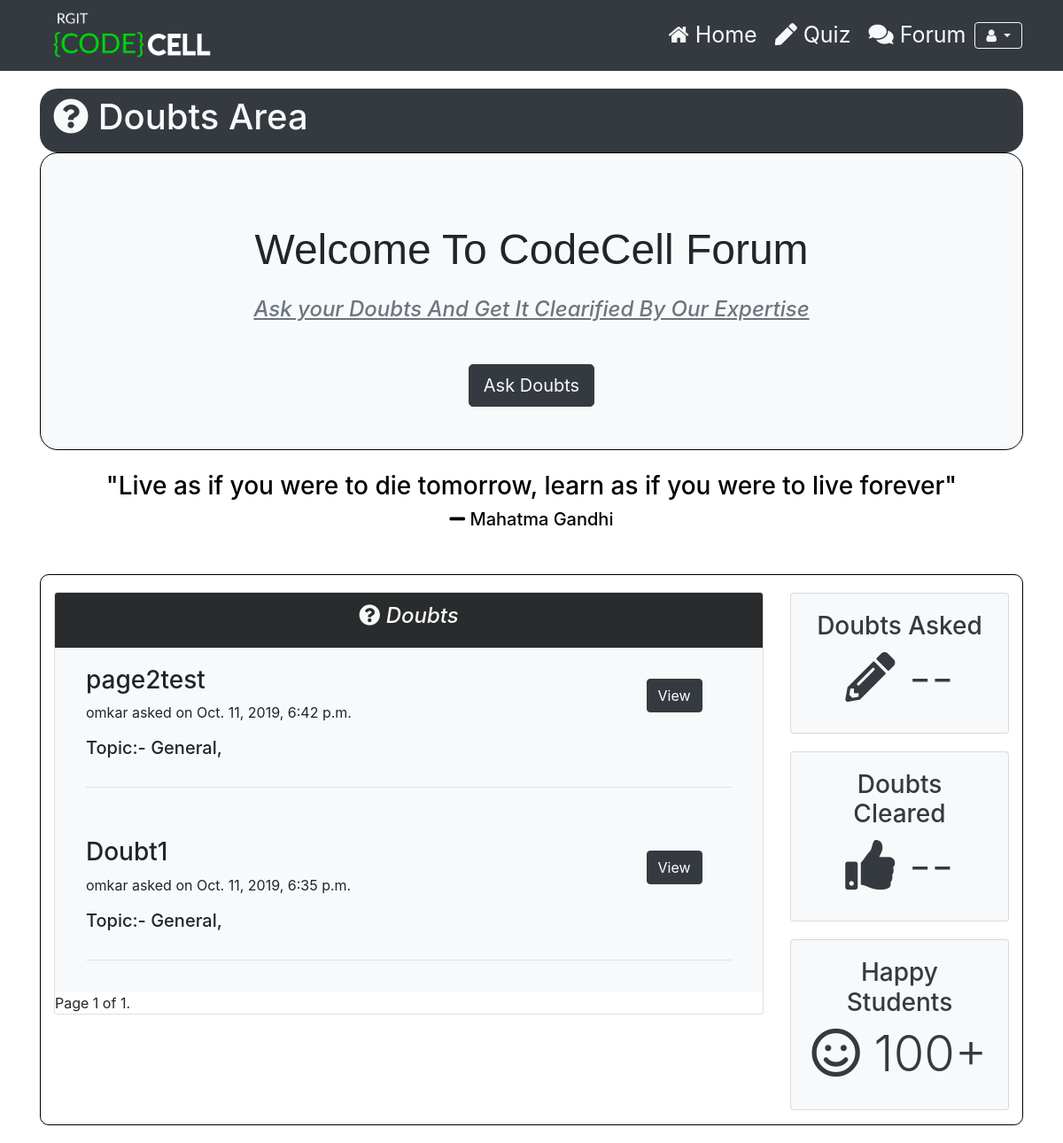
Before: /forum/ with the older database file.
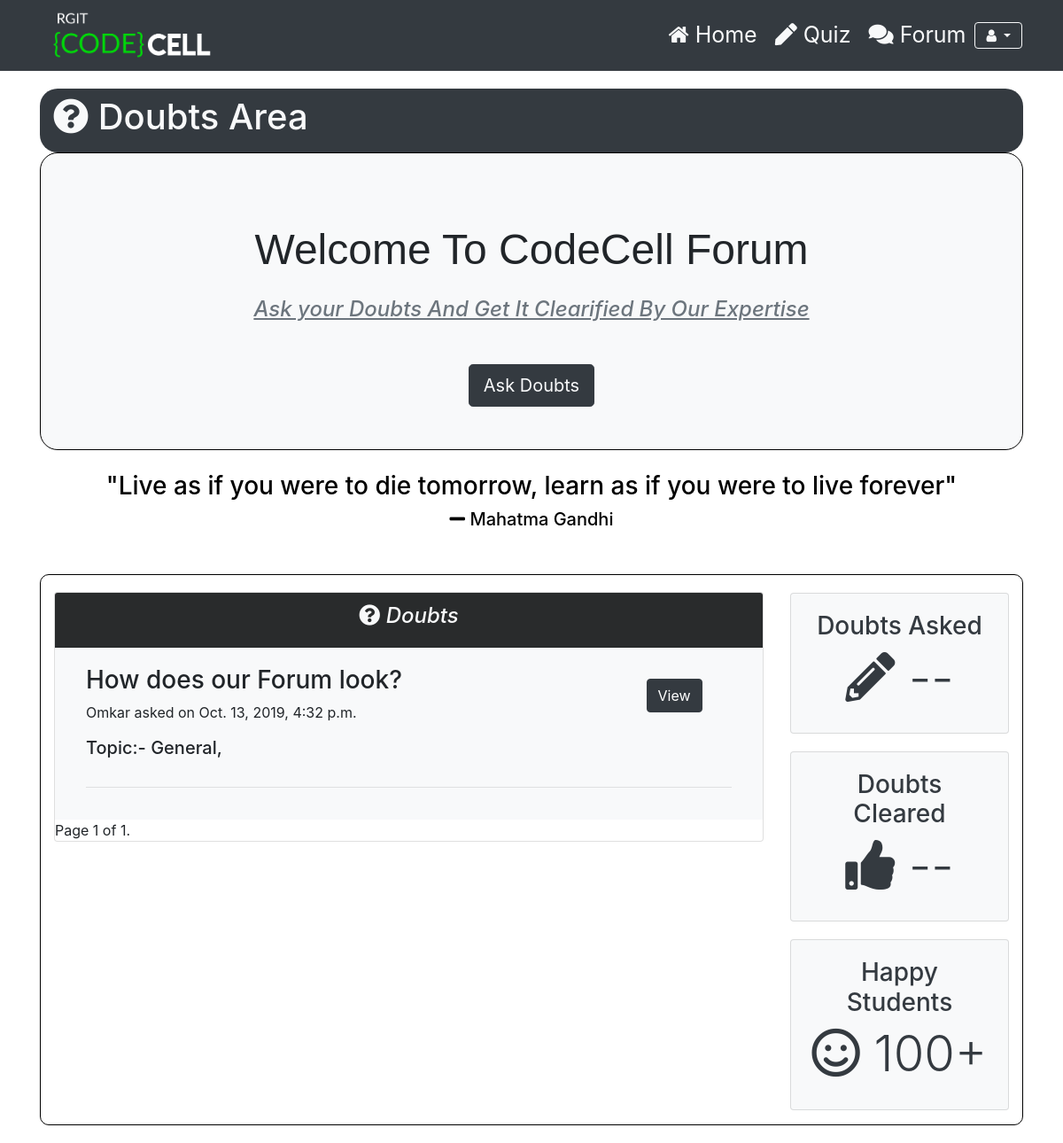
After: the same page with the newer database file.
### Forum/models.py (models this page shows, shortened)
class Forum_question(models.Model):
    question = models.CharField(max_length = 200, verbose_name = "Question Text", unique = True, blank = False, null = False)
    description = models.CharField(max_length = 500, verbose_name = "Question Description", unique = False, blank = True)
    topic = models.ManyToManyField(Topic, verbose_name = "Topic")
    user = models.ForeignKey(User, on_delete = models.CASCADE, verbose_name = "Question Author")
    asked_on = models.DateTimeField(auto_now_add = True, verbose_name = "Asked on ")
    views = models.IntegerField(verbose_name = "Views", default = 0, blank = False, null = False)
    upvotes = models.IntegerField(verbose_name = "Upvotes", default = 0, blank = False, null = False)
    class meta:
        verbose_name = "Question"
        verbose_name_plural = "Questions"

class Topic(models.Model):
    title = models.CharField(max_length = 100, verbose_name = "Title", unique = True, blank = False, null = False)
    description = models.CharField(max_length = 500, verbose_name = "Description", blank = True)
    def __str__(self):
        return self.title

### Forum/views.py (the view)
# urls.py: path('', views.forum_home, name = "forum_home"),
def forum_home(request, *args, **kwargs):
    No_of_questions_in_single_page = 25
    questions = Forum_question.objects.all().order_by('-asked_on')
    paginator = Paginator(questions, No_of_questions_in_single_page )
    page = request.GET.get('page')
    question_list = paginator.get_page(page)
    return render(request,'Forum/Forum_home.html',{'question_list':question_list})

### Forum/templates/Forum/Forum_home.html (shortened to what this page needs)
{% extends 'Accounts/base.html' %}
{% load static %}
{% block content %}
  <header id="header">
    <div class="container-fluid fixed-top bg-dark" >
      <nav class="navbar navbar-expand-lg ">
        <div class="container-fluid">
          <a class="logo" href="{% url 'home' %}"><img src="{% static 'Accounts/assets/logo.png' %}" width="200px;" alt=""></a>
          <div class="collapse navbar-collapse" id="navbarContent" >
            <ul class="navbar-nav ml-auto ">
              <li class="nav-item">
                <a class="nav-link active text-light " href="{% url 'home' %}" style="font-size: 25px;padding-left: 10px;padding-right: 10px;"><span class="fa fa-home"></span> Home</a>
              </li>
              <li class="nav-item">
                <a class="nav-link text-light" href="{% url 'quiz_category_list_all' %}" data-scroll-nav="5" style="font-size: 25px;padding-left: 10px;padding-right: 10px;"><span class="fas fa-pen"></span> Quiz</a>
              </li>
              <li class="nav-item">
                <a class="nav-link text-light" href="{% url 'forum_home' %}" style="font-size: 25px;padding-left: 10px;padding-right: 10px"><span class="fas fa-comments"></span> Forum</a>
              </li>
                          <li><div class="dropdown">
                <button type="button" class="btn btn-outline-light dropdown-toggle fa fa-user" data-toggle="dropdown">
                </button>
              </div></li>
            </ul>
          </div>
        </div>
      </nav>
    </div>
  </header>
<div class="container" >
  <div class="main">
      <header id="main-header" class="py-2 bg-dark text-light " style="border-radius: 20px;margin-top: 100px">
        <div class="container">
          <div class="row">
            <div class="col-md-6">
              <h1>
                <i class="fas fa-question-circle"></i> Doubts Area</h1>
            </div>
          </div>
        </div>
      </header>
           <div style="border:1px solid black; width:100%; height:auto;border-radius: 20px ;" class="back bg-light" >
               <h1  class="font" style="text-align:center; padding-top:10vh;font-size: 3em">Welcome To CodeCell Forum</h1>
               <h4 class="text-muted" style="text-align:center;margin-top: 3vh"><u><i>Ask your Doubts And Get It Clearified By Our Expertise</i></u></h5>
               <div class="form-group">
      <div class="text-center">
        <a href="{% url 'ask_question' %}" style="text-decoration:none;"><button type="button" class="btn btn-dark text-light btn-lg" style="margin-top:5vh;margin-bottom: 4vh">Ask Doubts</button></a>
      </div></a>
    </div>
  </div>
  </div>
  <div class="container" style="margin-bottom:50px;">
      <h3 style="text-align:center;color: black;margin-top: 3vh">"Live as if you were to die tomorrow, learn as if you were to live forever"</h3>
      <h5 style="text-align:center;color: black" ><i class="fas fa-minus"></i> Mahatma Gandhi</h5>
  </div>
  <section id="profile">
    <div class="container" style="margin-bottom: 20px;border: 1px solid black;border-radius: 10px">
      <div class="row">
        <div class="col-md-9" style="margin-top:19px;">
          <div class="card" style="margin: 1px solid black">
            <div class="card-header text-light" style="background:#292b2c">
              <h4 class="text-center">
                <i><i class="fas fa-question-circle"></i> Doubts</i>
              </h4>
            </div>
            {% for i in question_list %}
            <div class="card-body bg-light">
              <div class="container ">
                <div class="row">
                  <div class="col-md-10 ">
                      <h3>{{ i.question }}</h3>
                          {{ i.user }} asked on {{ i.asked_on }}
                  </div>
                  <br/>
                  <div class="col-md-2">
                    <a href="{% url 'answer_list' pk=i.pk %}"><button style="margin-top:15px;" class="btn  btn-dark">View</button></a>
                  </div>
                </div>
                <div class="row">
                  <div class="col-md-6">
                    <p><h5>Topic:- {% for j in i.topic.all %} {{j}},  {%endfor%}</h5> </p>
                  </div>
                </div>
                <hr />
              </div>
            </div>
            {% endfor %}
        <div class="pagination">
          <span class="step-links">
              <span class="current">
                  Page {{ question_list.number }} of {{ question_list.paginator.num_pages }}.
              </span>
          </span>
        </div>
      </div>
    </div>
        <div class="col-md-3">
          <div style="margin-top:20px;">
            <div class="card text-center bg-light text-dark mb-3">
              <div class="card-body">
                <h3>Doubts Asked</h3>
                <h4 class="display-4">
                  <i class="fas fa-pencil-alt"></i>
                  {% if user.is_authenticated %} {{ user.doubts_asked}} {% else %} -- {% endif %}
                </h4>
              </div>
            </div>
          </div>
          <div style="margin-top:20px;">
            <div class="card text-center bg-light text-dark mb-3">
              <div class="card-body">
                <h3>Doubts Cleared</h3>
                <h4 class="display-4">
                  <i class="fas fa-thumbs-up"></i>
                  {% if user.is_authenticated %} {{ user.doubts_solved}} {% else %} -- {% endif %}
                </h4>
              </div>
            </div>
          </div>
          <div style="margin-top:20px;">
            <div class="card text-center bg-light text-dark mb-3">
              <div class="card-body">
                <h3>Happy Students</h3>
                <h4 class="display-4"><i class="far fa-smile"></i> {% if user.is_authenticated %} {{user.total_users}} {% else %} 100+ {% endif %}</h4>
              </div>
            </div>
          </div>
        </div>
      </div>
    </div>
  </section>
  </div>
{% endblock %}

### Accounts/templates/Accounts/base.html (shortened to what this page needs)
{% load static %}
<html>
<head>
    <link rel="stylesheet" href="https://maxcdn.bootstrapcdn.com/bootstrap/4.3.1/css/bootstrap.min.css">
    <link rel="stylesheet" href="https://use.fontawesome.com/releases/v5.4.1/css/all.css">
    <link rel="stylesheet" href="https://cdnjs.cloudflare.com/ajax/libs/bootstrap-social/5.1.1/bootstrap-social.css">
    <link href='https://maxcdn.bootstrapcdn.com/font-awesome/4.6.3/css/font-awesome.min.css' rel='stylesheet' type='text/css'>
    <link rel="stylesheet" href="{% static 'Accounts/styles.css' %}" media="screen" />
</head>
<body>
{% block content %}
{% endblock %}
</body>
</html>

### Accounts/static/Accounts/styles.css (style rules this page uses)
header { margin-top: 74px; }
button { margin-top: 12px; }

### Forum/templates/Forum/Forum_home.html (style rules this page uses)
h1.font { font-family: 'Acme', sans-serif; }
div.back { background: #e5efac; }

Changed rows visible on the page:
removed Forum_question: question "page2test", user "omkar", asked_on "Oct. 11, 2019, 6:42 p.m.", Topic (title "General")
removed Forum_question: question "Doubt1", user "omkar", asked_on "Oct. 11, 2019, 6:35 p.m.", Topic (title "General")
added Forum_question: question "How does our Forum look?", user "Omkar", asked_on "Oct. 13, 2019, 4:32 p.m.", Topic (title "General")
